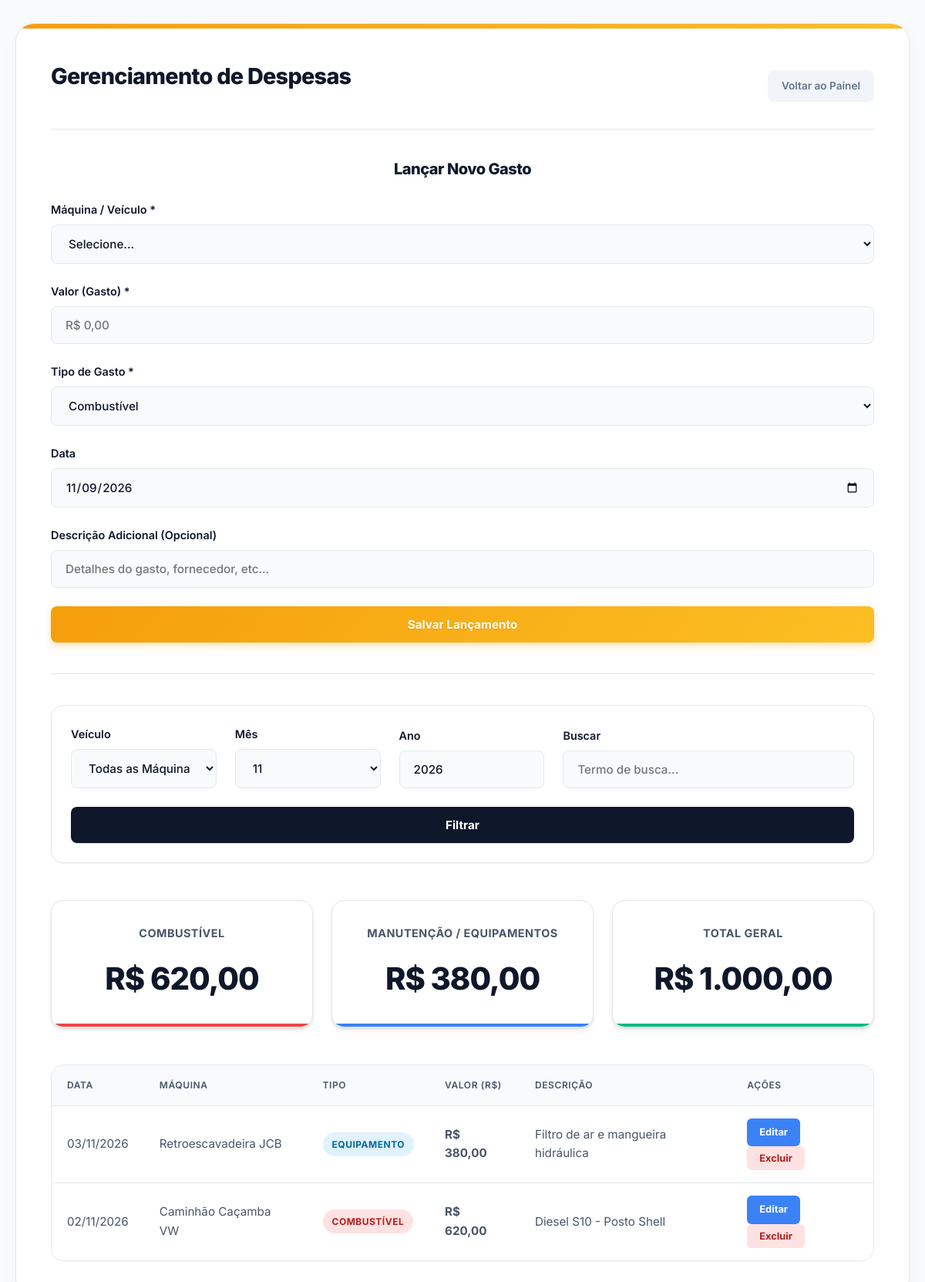
The app's page /controle_gastos.php (signed in) with its own data.
### tables this page shows
CREATE TABLE gastos (
    id          INT AUTO_INCREMENT PRIMARY KEY,
    maquina_id  INT NOT NULL,
    usuario_id  INT NOT NULL,
    tipo        ENUM('combustivel', 'equipamento') NOT NULL,
    valor       DECIMAL(10,2) NOT NULL,
    data        DATE NOT NULL,
    descricao   VARCHAR(255) NULL,
    FOREIGN KEY (maquina_id) REFERENCES maquinas(id),
    FOREIGN KEY (usuario_id) REFERENCES usuarios(id)
);

CREATE TABLE maquinas (
    id               INT AUTO_INCREMENT PRIMARY KEY,
    nome             VARCHAR(100) NOT NULL UNIQUE,
    tem_horimetro    TINYINT(1) NOT NULL DEFAULT 1,    
    horimetro_atual  DECIMAL(10,2) NOT NULL DEFAULT 0,
    ultima_troca     DECIMAL(10,2) NOT NULL DEFAULT 0,  
    intervalo_troca  INT NOT NULL DEFAULT 250,          
    margem_aviso     INT NOT NULL DEFAULT 50,           
    placa            VARCHAR(10)  NULL,
    renavam          VARCHAR(20)  NULL,
    crlv_arquivo     VARCHAR(255) NULL                  
);

### config.php (called while the page is built, shortened)
<?php
function e($texto): string
{
    return htmlspecialchars((string) $texto, ENT_QUOTES, 'UTF-8');
}
function numero($valor): string
{
    return number_format((float) $valor, 2, ',', '.');
}
function moeda($valor): string
{
    return numero($valor);
}
function data_br(?string $data, bool $com_hora = false): string
{
    return date($com_hora ? 'd/m/Y H:i' : 'd/m/Y', strtotime($data));
}

### controle_gastos.php (the view, shortened to what this page needs)
<?php
require 'config.php';
$editando = null;
$mes        = (int) ($_GET['mes'] ?? date('n'));
$ano        = (int) ($_GET['ano'] ?? date('Y'));
$busca      = trim($_GET['busca'] ?? '');
$sql = 'SELECT g.*, m.nome AS maquina
          FROM gastos g
          JOIN maquinas m ON m.id = g.maquina_id
         WHERE MONTH(g.data) = ? AND YEAR(g.data) = ?';
$params = [$mes, $ano];
$sql .= ' ORDER BY g.data DESC, g.id DESC';
$stmt = $pdo->prepare($sql);
$stmt->execute($params);
$gastos = $stmt->fetchAll();
$tot_combustivel = 0;
$tot_equipamento = 0;
foreach ($gastos as $g) {
    if ($g['tipo'] === 'combustivel') $tot_combustivel += $g['valor'];
    else $tot_equipamento += $g['valor'];
}
require 'cabecalho.php';
?>
    <div class="container dashboard-container">
        <div class="header-painel">
            <h2>Gerenciamento de Despesas</h2>
            <a href="painel.php" class="btn-sair">Voltar ao Painel</a>
        </div>
        <div class="form-cadastro">
            <h3><?= $editando ? 'Editar Gasto' : 'Lançar Novo Gasto' ?></h3>
            <form method="post" action="controle_gastos.php" autocomplete="off">
                <div class="form-grid">
                    <div>
                        <label for="maquina">Máquina / Veículo *</label>
                        <select id="maquina" name="maquina_id" required class="input-select">
                            <option value="" disabled <?= $editando ? '' : 'selected' ?>>Selecione...</option>
                        </select>
                    </div>
                    <div>
                        <label for="gasto">Valor (Gasto) *</label>
                        <input type="text" id="gasto" name="gasto" placeholder="R$ 0,00" inputmode="numeric" required
                               value="<?= $editando ? 'R$ ' . moeda($editando['valor']) : '' ?>">
                    </div>
                    <div>
                        <label for="tipo_gasto">Tipo de Gasto *</label>
                        <select id="tipo_gasto" name="tipo_gasto" required class="input-select">
                            <option value="combustivel">Combustível</option>
                        </select>
                    </div>
                    <div>
                        <label for="data">Data</label>
                        <input type="date" id="data" name="data" value="<?= e($editando['data'] ?? date('Y-m-d')) ?>">
                    </div>
                </div>
                <div class="form-group">
                    <label for="descricao">Descrição Adicional (Opcional)</label>
                    <input type="text" id="descricao" name="descricao" maxlength="255" placeholder="Detalhes do gasto, fornecedor, etc..."
                           value="<?= e($editando['descricao'] ?? '') ?>">
                </div>
                <button type="submit" class="btn-salvar"><?= $editando ? 'Salvar Alterações' : 'Salvar Lançamento' ?></button>
            </form>
        </div>
        <hr class="divisor">
        <form method="get" class="search-form">
            <div class="form-group">
                <label for="maquina_filtro">Veículo</label>
                <select id="maquina_filtro" name="maquina_filtro" class="input-select">
                    <option value="">Todas as Máquinas</option>
                </select>
            </div>
            <div class="form-group">
                <label for="mes">Mês</label>
                <select id="mes" name="mes" class="input-select">
                    <?php for ($i = 1; $i <= 12; $i++): ?>
                        <option value="<?= $i ?>" <?= $i === $mes ? 'selected' : '' ?>><?= str_pad($i, 2, '0', STR_PAD_LEFT) ?></option>
                    <?php endfor; ?>
                </select>
            </div>
            <div class="form-group">
                <label for="ano">Ano</label>
                <input id="ano" type="number" name="ano" value="<?= $ano ?>" required>
            </div>
            <div class="form-group flex-expand">
                <label for="busca">Buscar</label>
                <input id="busca" type="text" name="busca" value="<?= e($busca) ?>" placeholder="Termo de busca...">
            </div>
            <button type="submit" class="btn-filtrar">Filtrar</button>
        </form>
        <div class="summary-cards">
            <div class="card card-combustivel">
                <h3>Combustível</h3>
                <div class="value">R$ <?= moeda($tot_combustivel) ?></div>
            </div>
            <div class="card card-manutencao">
                <h3>Manutenção / Equipamentos</h3>
                <div class="value">R$ <?= moeda($tot_equipamento) ?></div>
            </div>
            <div class="card card-total">
                <h3>Total Geral</h3>
                <div class="value">R$ <?= moeda($tot_combustivel + $tot_equipamento) ?></div>
            </div>
        </div>
        <div class="table-responsive">
            <table>
                <thead>
                    <tr>
                        <th>Data</th>
                        <th>Máquina</th>
                        <th>Tipo</th>
                        <th>Valor (R$)</th>
                        <th>Descrição</th>
                        <th>Ações</th>
                    </tr>
                </thead>
                <tbody>
                    <?php foreach ($gastos as $g): ?>
                        <tr>
                            <td data-label="Data"><?= data_br($g['data']) ?></td>
                            <td data-label="Máquina"><?= e($g['maquina']) ?></td>
                            <td data-label="Tipo"><span class="badge badge-<?= $g['tipo'] ?>"><?= $g['tipo'] === 'combustivel' ? 'Combustível' : 'Equipamento' ?></span></td>
                            <td data-label="Valor"><strong>R$ <?= moeda($g['valor']) ?></strong></td>
                            <td data-label="Descrição"><?= e($g['descricao']) ?></td>
                            <td>
                                <a href="controle_gastos.php?editar=<?= $g['id'] ?>" class="btn-editar">Editar</a>
                                <form method="post" action="controle_gastos.php" style="display: inline;" onsubmit="return confirm('Excluir este gasto?');">
                                    <button type="submit" class="btn-editar" style="width: auto; background: #fee2e2; color: #b91c1c;">Excluir</button>
                                </form>
                            </td>
                        </tr>
                    <?php endforeach; ?>
                </tbody>
            </table>
        </div>
    </div>
</body>
</html>

### records on screen
gastos: data "03/11/2026", maquina.nome "Retroescavadeira JCB", tipo "EQUIPAMENTO", valor "380,00", descricao "Filtro de ar e mangueira hidráulica"
gastos: data "02/11/2026", maquina.nome "Caminhão Caçamba VW", tipo "COMBUSTÍVEL", valor "620,00", descricao "Diesel S10 - Posto Shell"

### other values on screen
moeda($tot_combustivel) "620,00"
moeda($tot_equipamento) "380,00"
moeda($tot_combustivel + $tot_equipamento) "1.000,00"
form field mes "11"
